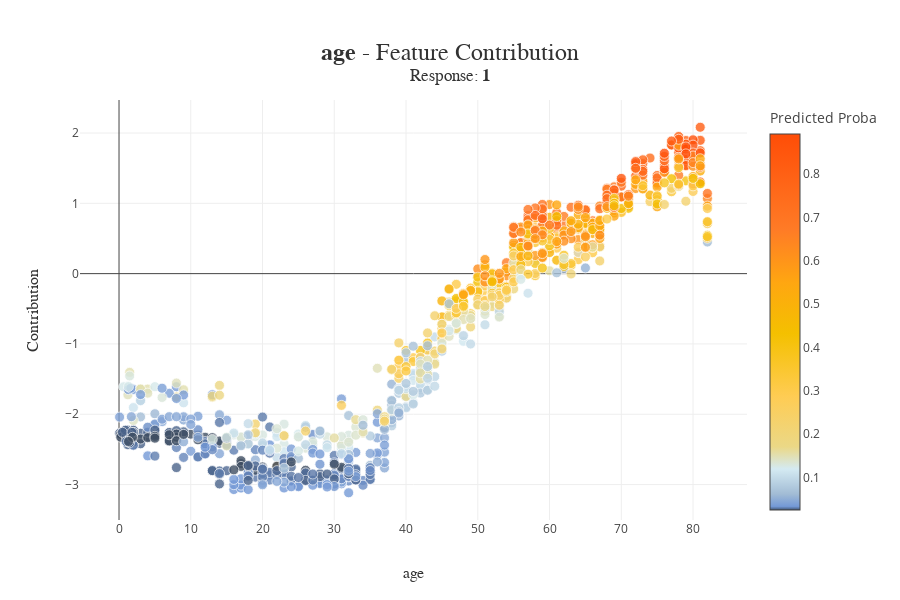

Notebook source saved alongside this figure:
### Code cell
#PDP plot for age 
xpl.plot.contribution_plot(col="age")

### Figure 1 — Plotly figure (JSON) as saved in the notebook; plotly's stock layout.template omitted (floating-point values rounded to 4 significant figures; data arrays with more than 128 entries replaced by an {"elided": "..."} marker saying what was removed)
{"data": [{"customdata": {"elided": "1022x2 float values"}, "hovertemplate": "<b>%{hovertext}</b><br />age: %{customdata[0]}<br />Contribution: %{y:.4f}<extra></extra>", "hovertext": {"elided": "1022 str values"}, "marker": {"color": {"elided": "1022 float values"}, "coloraxis": "coloraxis", "line": {"color": "white", "width": 0.8}, "opacity": 0.8, "size": 10}, "mode": "markers", "type": "scatter", "x": {"elided": "1022 float values"}, "y": {"elided": "1022 float values"}}], "layout": {"coloraxis": {"colorbar": {"title": {"text": "Predicted Proba"}}, "colorscale": [[0, "rgb(52, 55, 54)"], [0.001747, "rgb(74, 99, 138)"], [0.009603, "rgb(116, 153, 214)"], [0.04258, "rgb(162, 188, 213)"], [0.1092, "rgb(212, 234, 242)"], [0.1682, "rgb(235, 216, 134)"], [0.3027, "rgb(255, 204, 83)"], [0.4692, "rgb(244, 192, 0)"], [0.606, "rgb(255, 166, 17)"], [0.7463, "rgb(255, 123, 38)"], [1, "rgb(255, 77, 7)"]]}, "height": 600, "hovermode": "closest", "title": {"font": {"color": "rgb(50, 50, 50)", "family": "Arial", "size": 24}, "text": "<b>age</b> - Feature Contribution<br><sup>Response: <b>1</b></sup>", "x": 0.5, "xanchor": "center", "y": 0.9, "yanchor": "middle"}, "width": 900, "xaxis": {"automargin": true, "title": {"font": {"color": "rgb(50, 50, 50)", "family": "Arial Black", "size": 16}, "text": "age"}}, "yaxis": {"automargin": true, "title": {"font": {"color": "rgb(50, 50, 50)", "family": "Arial Black", "size": 16}, "text": "Contribution"}}}}
